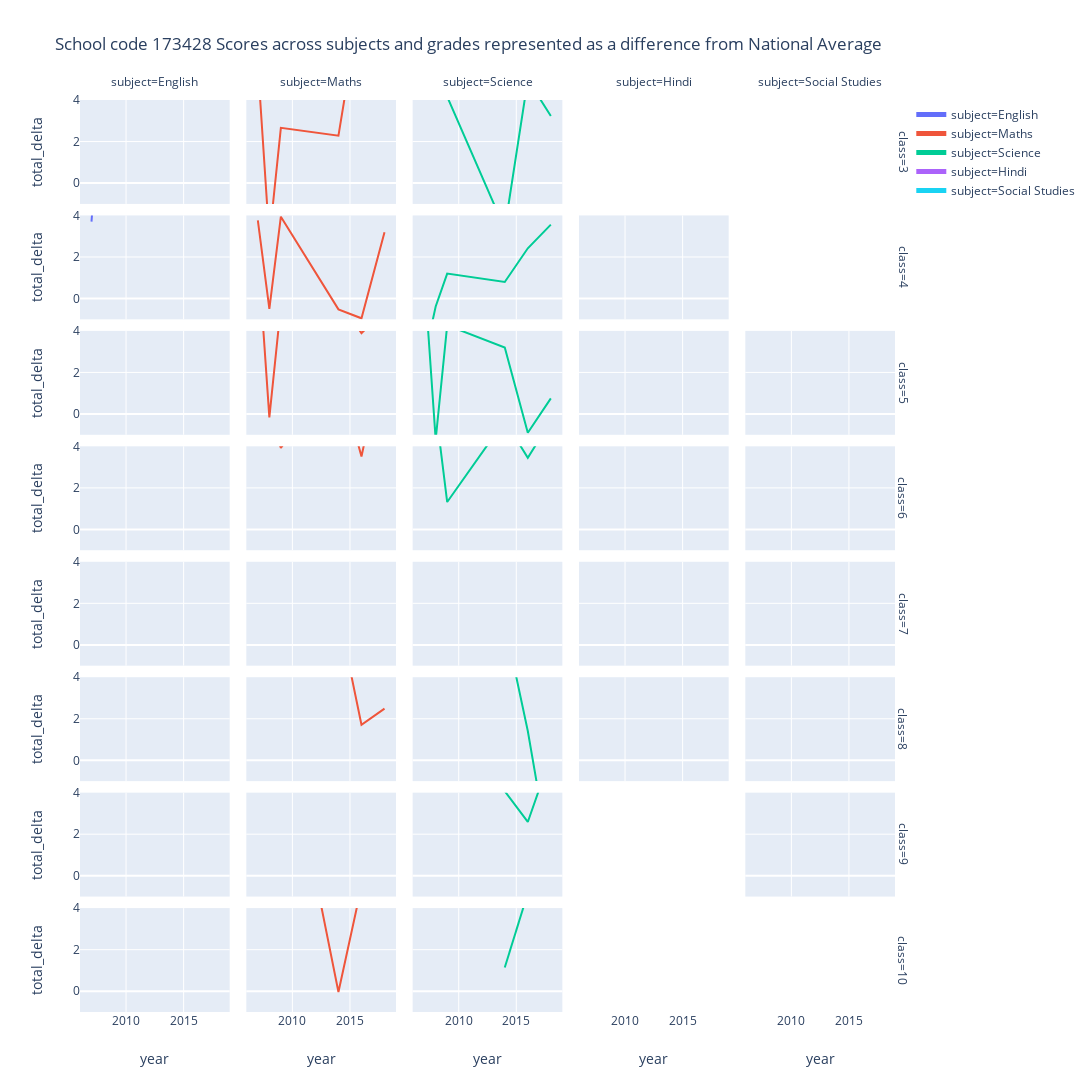

Notebook code cell kept with this figure:
### Markdown cell above
# Looking at overall perfromance across time

### Code cell
px.line(df_school.sort_values('year').drop_duplicates(['papercode']), 
       x = 'year', 
       y = 'total_delta', 
        color='subject', 
       facet_row='class',
       facet_col='subject', 
       height = 2000,
       width = 2000,
       labels = {'year'},
       range_x = [2006, 2019],
      title = 'School: %s Scores across subjects and grades represented as a difference from National Average'%school_name)

### Figure 1 — Plotly figure (JSON) as saved in the notebook; plotly's stock layout.template omitted (floating-point values rounded to 4 significant figures)
{"data": [{"hovertemplate": "class=3<br>subject=English<br>subject=English<br>year=%{x}<br>total_delta=%{y}<extra></extra>", "legendgroup": "subject=English", "line": {"color": "#636efa", "dash": "solid"}, "mode": "lines", "name": "subject=English", "showlegend": true, "type": "scatter", "uid": "7b38c3ba-1155-41fd-b21b-5505fe60f97a", "x": ["2007", "2008", "2014", "2016", "2018"], "xaxis": "x", "y": [19.88, 11, 9.43, 8.07, 10.91], "yaxis": "y"}, {"hovertemplate": "class=3<br>subject=Maths<br>subject=Maths<br>year=%{x}<br>total_delta=%{y}<extra></extra>", "legendgroup": "subject=Maths", "line": {"color": "#EF553B", "dash": "solid"}, "mode": "lines", "name": "subject=Maths", "showlegend": true, "type": "scatter", "uid": "5c3cd354-7d92-4534-bbc1-907e7eddb4f2", "x": ["2007", "2008", "2009", "2014", "2016", "2018"], "xaxis": "x2", "y": [5.72, -2.68, 2.66, 2.28, 9.05, 6.78], "yaxis": "y"}, {"hovertemplate": "class=3<br>subject=Science<br>subject=Science<br>year=%{x}<br>total_delta=%{y}<extra></extra>", "legendgroup": "subject=Science", "line": {"color": "#00cc96", "dash": "solid"}, "mode": "lines", "name": "subject=Science", "showlegend": true, "type": "scatter", "uid": "e4678ad7-1974-4db4-8b94-8f828fa6e69c", "x": ["2007", "2008", "2009", "2014", "2016", "2018"], "xaxis": "x3", "y": [4.36, 4.59, 4.16, -2.2, 4.98, 3.23], "yaxis": "y"}, {"hovertemplate": "class=4<br>subject=English<br>subject=English<br>year=%{x}<br>total_delta=%{y}<extra></extra>", "legendgroup": "subject=English", "line": {"color": "#636efa", "dash": "solid"}, "mode": "lines", "name": "subject=English", "showlegend": false, "type": "scatter", "uid": "1de8b962-3f4b-4a58-9ec1-250415f535a4", "x": ["2007", "2008", "2014", "2016", "2018"], "xaxis": "x", "y": [3.7, 11.64, 10.47, 9.1, 18.85], "yaxis": "y2"}, {"hovertemplate": "class=4<br>subject=Maths<br>subject=Maths<br>year=%{x}<br>total_delta=%{y}<extra></extra>", "legendgroup": "subject=Maths", "line": {"color": "#EF553B", "dash": "solid"}, "mode": "lines", "name": "subject=Maths", "showlegend": false, "type": "scatter", "uid": "28aebf57-0268-4db6-a02f-52aec072d043", "x": ["2007", "2008", "2009", "2014", "2016", "2018"], "xaxis": "x2", "y": [3.76, -0.5, 3.94, -0.52, -0.95, 3.19], "yaxis": "y2"}, {"hovertemplate": "class=4<br>subject=Science<br>subject=Science<br>year=%{x}<br>total_delta=%{y}<extra></extra>", "legendgroup": "subject=Science", "line": {"color": "#00cc96", "dash": "solid"}, "mode": "lines", "name": "subject=Science", "showlegend": false, "type": "scatter", "uid": "2058b4d3-8032-4455-91db-446a7b86f014", "x": ["2007", "2008", "2009", "2014", "2016", "2018"], "xaxis": "x3", "y": [-2.92, -0.38, 1.2, 0.8, 2.42, 3.56], "yaxis": "y2"}, {"hovertemplate": "class=4<br>subject=Hindi<br>subject=Hindi<br>year=%{x}<br>total_delta=%{y}<extra></extra>", "legendgroup": "subject=Hindi", "line": {"color": "#ab63fa", "dash": "solid"}, "mode": "lines", "name": "subject=Hindi", "showlegend": true, "type": "scatter", "uid": "27b4cb1e-eea1-497e-a235-0a8312c7d894", "x": ["2007", "2009"], "xaxis": "x4", "y": [4.37, 5.45], "yaxis": "y2"}, {"hovertemplate": "class=5<br>subject=English<br>subject=English<br>year=%{x}<br>total_delta=%{y}<extra></extra>", "legendgroup": "subject=English", "line": {"color": "#636efa", "dash": "solid"}, "mode": "lines", "name": "subject=English", "showlegend": false, "type": "scatter", "uid": "bcb673bf-298a-4af8-af5d-c28a60b199ee", "x": ["2007", "2008", "2014", "2016", "2018"], "xaxis": "x", "y": [17.32, 8.38, 12.48, 10.48, 15.07], "yaxis": "y3"}, {"hovertemplate": "class=5<br>subject=Maths<br>subject=Maths<br>year=%{x}<br>total_delta=%{y}<extra></extra>", "legendgroup": "subject=Maths", "line": {"color": "#EF553B", "dash": "solid"}, "mode": "lines", "name": "subject=Maths", "showlegend": false, "type": "scatter", "uid": "b20904b5-be28-4d6d-9e4e-0ce79b4afd7d", "x": ["2007", "2008", "2009", "2014", "2016", "2018"], "xaxis": "x2", "y": [7.87, -0.16, 5.2, 5.52, 3.89, 4.99], "yaxis": "y3"}, {"hovertemplate": "class=5<br>subject=Science<br>subject=Science<br>year=%{x}<br>total_delta=%{y}<extra></extra>", "legendgroup": "subject=Science", "line": {"color": "#00cc96", "dash": "solid"}, "mode": "lines", "name": "subject=Science", "showlegend": false, "type": "scatter", "uid": "5d3b0e4a-690e-4194-9732-da876e410b9c", "x": ["2007", "2008", "2009", "2014", "2016", "2018"], "xaxis": "x3", "y": [6.78, -1.23, 4.27, 3.2, -0.9, 0.75], "yaxis": "y3"}, {"hovertemplate": "class=5<br>subject=Hindi<br>subject=Hindi<br>year=%{x}<br>total_delta=%{y}<extra></extra>", "legendgroup": "subject=Hindi", "line": {"color": "#ab63fa", "dash": "solid"}, "mode": "lines", "name": "subject=Hindi", "showlegend": false, "type": "scatter", "uid": "b6c21baa-8cb9-4182-b756-701b1466b1ef", "x": ["2007", "2009"], "xaxis": "x4", "y": [5.41, 5.77], "yaxis": "y3"}, {"hovertemplate": "class=5<br>subject=Social Studies<br>subject=Social Studies<br>year=%{x}<br>total_delta=%{y}<extra></extra>", "legendgroup": "subject=Social Studies", "line": {"color": "#19d3f3", "dash": "solid"}, "mode": "lines", "name": "subject=Social Studies", "showlegend": true, "type": "scatter", "uid": "27b574bf-6ba9-4f78-9651-9af1a2c0431c", "x": ["2007"], "xaxis": "x5", "y": [-7.77], "yaxis": "y3"}, {"hovertemplate": "class=6<br>subject=English<br>subject=English<br>year=%{x}<br>total_delta=%{y}<extra></extra>", "legendgroup": "subject=English", "line": {"color": "#636efa", "dash": "solid"}, "mode": "lines", "name": "subject=English", "showlegend": false, "type": "scatter", "uid": "11d3ae76-2df0-405e-bb81-4ceb6d36892a", "x": ["2007", "2008", "2014", "2016", "2018"], "xaxis": "x", "y": [28.38, 14.72, 12.64, 10.4, 20.36], "yaxis": "y4"}, {"hovertemplate": "class=6<br>subject=Maths<br>subject=Maths<br>year=%{x}<br>total_delta=%{y}<extra></extra>", "legendgroup": "subject=Maths", "line": {"color": "#EF553B", "dash": "solid"}, "mode": "lines", "name": "subject=Maths", "showlegend": false, "type": "scatter", "uid": "b9259b06-ae15-4289-a1b9-d6a247ba6d6c", "x": ["2007", "2008", "2009", "2014", "2016", "2018"], "xaxis": "x2", "y": [14.5, 5.39, 3.93, 7.58, 3.51, 8.71], "yaxis": "y4"}, {"hovertemplate": "class=6<br>subject=Science<br>subject=Science<br>year=%{x}<br>total_delta=%{y}<extra></extra>", "legendgroup": "subject=Science", "line": {"color": "#00cc96", "dash": "solid"}, "mode": "lines", "name": "subject=Science", "showlegend": false, "type": "scatter", "uid": "515d0fa1-2148-48d0-86b2-14e8ee923be5", "x": ["2007", "2008", "2009", "2014", "2016", "2018"], "xaxis": "x3", "y": [10.82, 5.78, 1.32, 5.24, 3.45, 5.22], "yaxis": "y4"}, {"hovertemplate": "class=6<br>subject=Hindi<br>subject=Hindi<br>year=%{x}<br>total_delta=%{y}<extra></extra>", "legendgroup": "subject=Hindi", "line": {"color": "#ab63fa", "dash": "solid"}, "mode": "lines", "name": "subject=Hindi", "showlegend": false, "type": "scatter", "uid": "71081e36-aa35-410b-9dda-7bdddfd36bd2", "x": ["2007", "2009"], "xaxis": "x4", "y": [16.49, 8.13], "yaxis": "y4"}, {"hovertemplate": "class=6<br>subject=Social Studies<br>subject=Social Studies<br>year=%{x}<br>total_delta=%{y}<extra></extra>", "legendgroup": "subject=Social Studies", "line": {"color": "#19d3f3", "dash": "solid"}, "mode": "lines", "name": "subject=Social Studies", "showlegend": false, "type": "scatter", "uid": "f92b9e20-5766-4b55-99c7-b4645be8c5cc", "x": ["2007"], "xaxis": "x5", "y": [7.58], "yaxis": "y4"}, {"hovertemplate": "class=7<br>subject=English<br>subject=English<br>year=%{x}<br>total_delta=%{y}<extra></extra>", "legendgroup": "subject=English", "line": {"color": "#636efa", "dash": "solid"}, "mode": "lines", "name": "subject=English", "showlegend": false, "type": "scatter", "uid": "666438ca-e9c9-4222-bbf5-7fcaf4ef8c0b", "x": ["2007", "2008", "2014", "2016", "2018"], "xaxis": "x", "y": [16.61, 19.4, 14.39, 13.69, 21.7], "yaxis": "y5"}, {"hovertemplate": "class=7<br>subject=Maths<br>subject=Maths<br>year=%{x}<br>total_delta=%{y}<extra></extra>", "legendgroup": "subject=Maths", "line": {"color": "#EF553B", "dash": "solid"}, "mode": "lines", "name": "subject=Maths", "showlegend": false, "type": "scatter", "uid": "8abc6ccf-454e-43e0-96b2-0c79c3fe7beb", "x": ["2007", "2008", "2009", "2014", "2016", "2018"], "xaxis": "x2", "y": [15.15, 13.72, 8.58, 12.67, 7.22, 6], "yaxis": "y5"}, {"hovertemplate": "class=7<br>subject=Science<br>subject=Science<br>year=%{x}<br>total_delta=%{y}<extra></extra>", "legendgroup": "subject=Science", "line": {"color": "#00cc96", "dash": "solid"}, "mode": "lines", "name": "subject=Science", "showlegend": false, "type": "scatter", "uid": "c129fc42-715b-4f25-ae3b-51fce77a367c", "x": ["2007", "2008", "2009", "2014", "2016", "2018"], "xaxis": "x3", "y": [7.8, 8.47, 4.12, 5.16, 4.95, 8.64], "yaxis": "y5"}, {"hovertemplate": "class=7<br>subject=Hindi<br>subject=Hindi<br>year=%{x}<br>total_delta=%{y}<extra></extra>", "legendgroup": "subject=Hindi", "line": {"color": "#ab63fa", "dash": "solid"}, "mode": "lines", "name": "subject=Hindi", "showlegend": false, "type": "scatter", "uid": "43dfea1d-e3dc-46a5-903b-4fe507583b8e", "x": ["2007", "2009"], "xaxis": "x4", "y": [10.77, 9.84], "yaxis": "y5"}, {"hovertemplate": "class=7<br>subject=Social Studies<br>subject=Social Studies<br>year=%{x}<br>total_delta=%{y}<extra></extra>", "legendgroup": "subject=Social Studies", "line": {"color": "#19d3f3", "dash": "solid"}, "mode": "lines", "name": "subject=Social Studies", "showlegend": false, "type": "scatter", "uid": "f6e0eaa5-be42-4648-ac51-8ad88b306011", "x": ["2007"], "xaxis": "x5", "y": [5.12], "yaxis": "y5"}, {"hovertemplate": "class=8<br>subject=English<br>subject=English<br>year=%{x}<br>total_delta=%{y}<extra></extra>", "legendgroup": "subject=English", "line": {"color": "#636efa", "dash": "solid"}, "mode": "lines", "name": "subject=English", "showlegend": false, "type": "scatter", "uid": "f33612d4-af2e-4b83-9512-40219b4af186", "x": ["2007", "2008", "2014", "2016", "2018"], "xaxis": "x", "y": [27.71, 17.12, 13.17, 9.15, 18.66], "yaxis": "y6"}, {"hovertemplate": "class=8<br>subject=Maths<br>subject=Maths<br>year=%{x}<br>total_delta=%{y}<extra></extra>", "legendgroup": "subject=Maths", "line": {"color": "#EF553B", "dash": "solid"}, "mode": "lines", "name": "subject=Maths", "showlegend": false, "type": "scatter", "uid": "ef16fc57-dca5-489a-b29b-222c61dd894d", "x": ["2007", "2008", "2009", "2014", "2016", "2018"], "xaxis": "x2", "y": [20.31, 9.45, 17.39, 7.09, 1.71, 2.49], "yaxis": "y6"}, {"hovertemplate": "class=8<br>subject=Science<br>subject=Science<br>year=%{x}<br>total_delta=%{y}<extra></extra>", "legendgroup": "subject=Science", "line": {"color": "#00cc96", "dash": "solid"}, "mode": "lines", "name": "subject=Science", "showlegend": false, "type": "scatter", "uid": "8553d6c3-2e23-4049-aabb-67a4317c8690", "x": ["2007", "2008", "2009", "2014", "2016", "2018"], "xaxis": "x3", "y": [15.32, 11.09, 14.42, 6.61, 1.41, -5.01], "yaxis": "y6"}, {"hovertemplate": "class=8<br>subject=Hindi<br>subject=Hindi<br>year=%{x}<br>total_delta=%{y}<extra></extra>", "legendgroup": "subject=Hindi", "line": {"color": "#ab63fa", "dash": "solid"}, "mode": "lines", "name": "subject=Hindi", "showlegend": false, "type": "scatter", "uid": "89fa21f1-6dc6-4787-93c2-b8cb8d502436", "x": ["2007", "2009"], "xaxis": "x4", "y": [24.19, 15.98], "yaxis": "y6"}, {"hovertemplate": "class=8<br>subject=Social Studies<br>subject=Social Studies<br>year=%{x}<br>total_delta=%{y}<extra></extra>", "legendgroup": "subject=Social Studies", "line": {"color": "#19d3f3", "dash": "solid"}, "mode": "lines", "name": "subject=Social Studies", "showlegend": false, "type": "scatter", "uid": "16110520-4b05-4b7a-b413-a79c90c4bc02", "x": ["2007"], "xaxis": "x5", "y": [10.35], "yaxis": "y6"}, {"hovertemplate": "class=9<br>subject=English<br>subject=English<br>year=%{x}<br>total_delta=%{y}<extra></extra>", "legendgroup": "subject=English", "line": {"color": "#636efa", "dash": "solid"}, "mode": "lines", "name": "subject=English", "showlegend": false, "type": "scatter", "uid": "3503e1b5-4b80-46ff-b9e6-61a50be4308c", "x": ["2007", "2014", "2016", "2018"], "xaxis": "x", "y": [17.79, 14.52, 18.96, 23.84], "yaxis": "y7"}, {"hovertemplate": "class=9<br>subject=Maths<br>subject=Maths<br>year=%{x}<br>total_delta=%{y}<extra></extra>", "legendgroup": "subject=Maths", "line": {"color": "#EF553B", "dash": "solid"}, "mode": "lines", "name": "subject=Maths", "showlegend": false, "type": "scatter", "uid": "f5ceea77-59da-41de-82e0-79acad964e4c", "x": ["2007", "2008", "2014", "2016", "2018"], "xaxis": "x2", "y": [13.89, 6.22, 4.24, 6.1, 5.29], "yaxis": "y7"}, {"hovertemplate": "class=9<br>subject=Science<br>subject=Science<br>year=%{x}<br>total_delta=%{y}<extra></extra>", "legendgroup": "subject=Science", "line": {"color": "#00cc96", "dash": "solid"}, "mode": "lines", "name": "subject=Science", "showlegend": false, "type": "scatter", "uid": "ee03e04d-e048-4458-8295-0715b88e0266", "x": ["2007", "2008", "2009", "2014", "2016", "2018"], "xaxis": "x3", "y": [9.24, 9.96, 7.5, 4.07, 2.59, 5.76], "yaxis": "y7"}, {"hovertemplate": "class=9<br>subject=Social Studies<br>subject=Social Studies<br>year=%{x}<br>total_delta=%{y}<extra></extra>", "legendgroup": "subject=Social Studies", "line": {"color": "#19d3f3", "dash": "solid"}, "mode": "lines", "name": "subject=Social Studies", "showlegend": false, "type": "scatter", "uid": "6de477fd-1628-4884-965c-6834192012d7", "x": ["2007"], "xaxis": "x5", "y": [11.31], "yaxis": "y7"}, {"hovertemplate": "class=10<br>subject=English<br>subject=English<br>year=%{x}<br>total_delta=%{y}<extra></extra>", "legendgroup": "subject=English", "line": {"color": "#636efa", "dash": "solid"}, "mode": "lines", "name": "subject=English", "showlegend": false, "type": "scatter", "uid": "87712dff-40e0-4bc7-a059-c4f80c96983c", "x": ["2008", "2014", "2016"], "xaxis": "x", "y": [17.55, 14.51, 14.5], "yaxis": "y8"}, {"hovertemplate": "class=10<br>subject=Maths<br>subject=Maths<br>year=%{x}<br>total_delta=%{y}<extra></extra>", "legendgroup": "subject=Maths", "line": {"color": "#EF553B", "dash": "solid"}, "mode": "lines", "name": "subject=Maths", "showlegend": false, "type": "scatter", "uid": "081074a1-1207-4ed3-b420-003cd981de7e", "x": ["2009", "2014", "2016"], "xaxis": "x2", "y": [13.8, -0.04, 5.05], "yaxis": "y8"}, {"hovertemplate": "class=10<br>subject=Science<br>subject=Science<br>year=%{x}<br>total_delta=%{y}<extra></extra>", "legendgroup": "subject=Science", "line": {"color": "#00cc96", "dash": "solid"}, "mode": "lines", "name": "subject=Science", "showlegend": false, "type": "scatter", "uid": "dfccbe43-5879-44df-95dc-a4fd8e1a2d23", "x": ["2014", "2016"], "xaxis": "x3", "y": [1.14, 4.72], "yaxis": "y8"}], "layout": {"annotations": [{"showarrow": false, "text": "subject=English", "textangle": 0, "x": 0.09184, "xanchor": "center", "xref": "paper", "y": 1.02, "yanchor": "middle", "yref": "paper"}, {"showarrow": false, "text": "subject=Maths", "textangle": 0, "x": 0.2959, "xanchor": "center", "xref": "paper", "y": 1.02, "yanchor": "middle", "yref": "paper"}, {"showarrow": false, "text": "subject=Science", "textangle": 0, "x": 0.5, "xanchor": "center", "xref": "paper", "y": 1.02, "yanchor": "middle", "yref": "paper"}, {"showarrow": false, "text": "subject=Hindi", "textangle": 0, "x": 0.7041, "xanchor": "center", "xref": "paper", "y": 1.02, "yanchor": "middle", "yref": "paper"}, {"showarrow": false, "text": "subject=Social Studies", "textangle": 0, "x": 0.9082, "xanchor": "center", "xref": "paper", "y": 1.02, "yanchor": "middle", "yref": "paper"}, {"showarrow": false, "text": "class=3", "textangle": 90, "x": 1.01, "xanchor": "center", "xref": "paper", "y": 0.943, "yanchor": "middle", "yref": "paper"}, {"showarrow": false, "text": "class=4", "textangle": 90, "x": 1.01, "xanchor": "center", "xref": "paper", "y": 0.8165, "yanchor": "middle", "yref": "paper"}, {"showarrow": false, "text": "class=5", "textangle": 90, "x": 1.01, "xanchor": "center", "xref": "paper", "y": 0.6899, "yanchor": "middle", "yref": "paper"}, {"showarrow": false, "text": "class=6", "textangle": 90, "x": 1.01, "xanchor": "center", "xref": "paper", "y": 0.5633, "yanchor": "middle", "yref": "paper"}, {"showarrow": false, "text": "class=7", "textangle": 90, "x": 1.01, "xanchor": "center", "xref": "paper", "y": 0.4367, "yanchor": "middle", "yref": "paper"}, {"showarrow": false, "text": "class=8", "textangle": 90, "x": 1.01, "xanchor": "center", "xref": "paper", "y": 0.3101, "yanchor": "middle", "yref": "paper"}, {"showarrow": false, "text": "class=9", "textangle": 90, "x": 1.01, "xanchor": "center", "xref": "paper", "y": 0.1835, "yanchor": "middle", "yref": "paper"}, {"showarrow": false, "text": "class=10", "textangle": 90, "x": 1.01, "xanchor": "center", "xref": "paper", "y": 0.05696, "yanchor": "middle", "yref": "paper"}], "grid": {"xaxes": ["x", "x2", "x3", "x4", "x5"], "xgap": 0.1, "xside": "bottom", "yaxes": ["y", "y2", "y3", "y4", "y5", "y6", "y7", "y8"], "ygap": 0.1, "yside": "left"}, "height": 2000, "legend": {"tracegroupgap": 0}, "title": {"text": "School code 173428 Scores across subjects and grades represented as a difference from National Average"}, "width": 2000, "xaxis": {"range": [2006, 2019], "title": {"text": "year"}}, "xaxis2": {"matches": "x", "title": {"text": "year"}}, "xaxis3": {"matches": "x", "title": {"text": "year"}}, "xaxis4": {"matches": "x", "title": {"text": "year"}}, "xaxis5": {"matches": "x", "title": {"text": "year"}}, "yaxis": {"title": {"text": "total_delta"}}, "yaxis2": {"matches": "y", "title": {"text": "total_delta"}}, "yaxis3": {"matches": "y", "title": {"text": "total_delta"}}, "yaxis4": {"matches": "y", "title": {"text": "total_delta"}}, "yaxis5": {"matches": "y", "title": {"text": "total_delta"}}, "yaxis6": {"matches": "y", "title": {"text": "total_delta"}}, "yaxis7": {"matches": "y", "title": {"text": "total_delta"}}, "yaxis8": {"matches": "y", "title": {"text": "total_delta"}}}}
